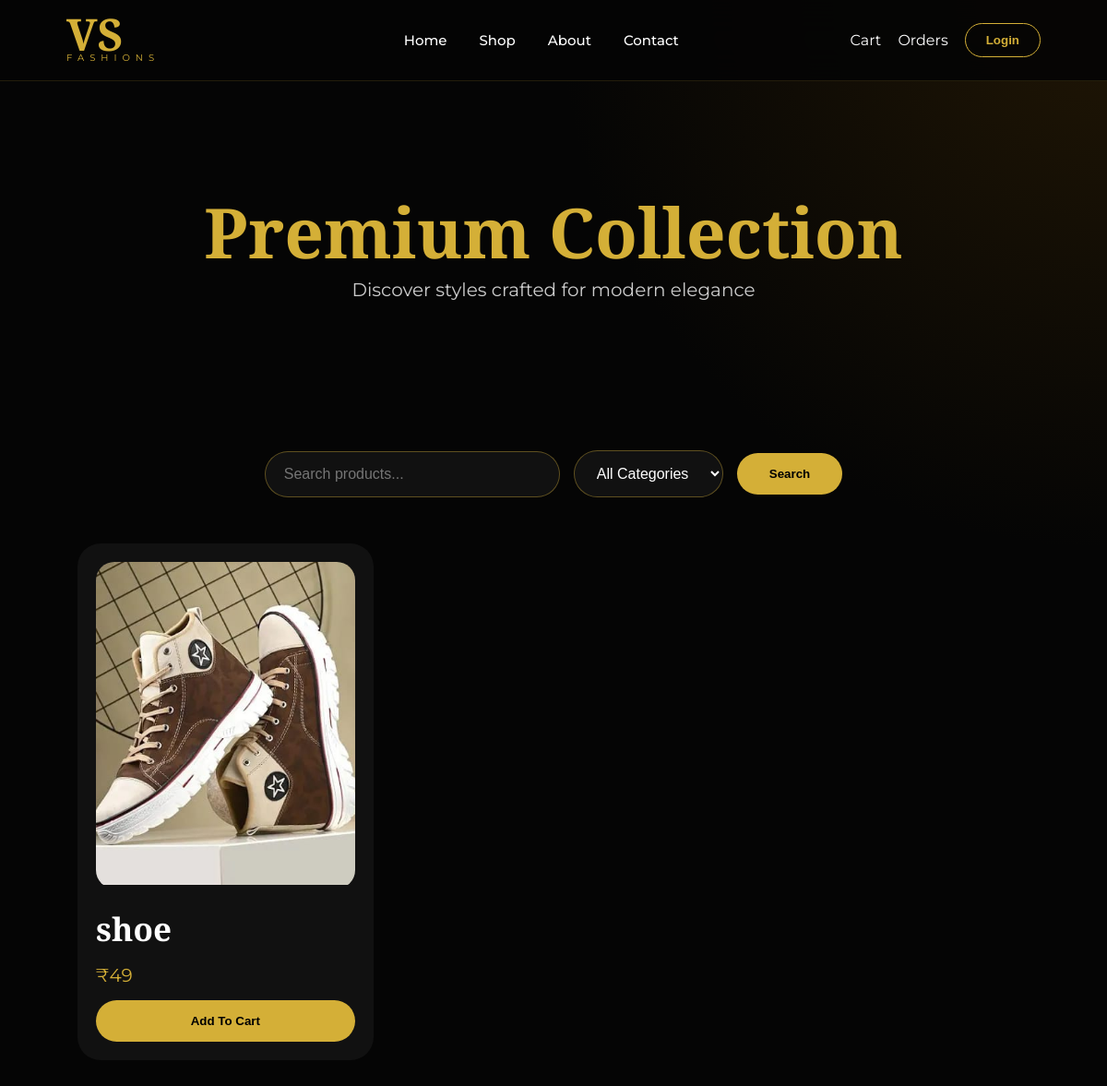
The app's page /shop/ with its own data.
### Vs/models.py (models this page shows, shortened)
class Product(models.Model):
    CATEGORY_CHOICES = (
        ('Men', 'Men'),
        ('Women', 'Women'),
        ('New Arrivals', 'New Arrivals'),
    )
    name = models.CharField(max_length=200)
    price = models.IntegerField()
    image = models.ImageField(upload_to='products/')
    description = models.TextField()
    category = models.CharField(
        max_length=50,
        choices=CATEGORY_CHOICES,
        default='Men'
    )

### Vs/views.py (the view)
# urls.py: path('shop/', views.shop, name='shop'),
def shop(request):
    products = Product.objects.all()
    search = request.GET.get('search')
    category = request.GET.get('category')
    if search:
        products = products.filter(
            name__icontains=search
        )
    if category and category != "All":
        products = products.filter(
            category=category
        )
    return render(request, 'shop.html', {
        'products': products
    })

### Vs/templates/shop.html (shortened to what this page needs)
{% extends 'base.html' %}
{% load static %}
{% block extra_css %}
<link rel="stylesheet" href="{% static 'css/shop.css' %}">
{% endblock %}{% block content %}
<section class="shop-hero"><h1>Premium Collection</h1>
<p>Discover styles crafted for modern elegance</p>
</section><section class="shop-area"><form method="GET" class="search-form">
    <input
        type="text"
        name="search"
        placeholder="Search products..."
        value="{{ request.GET.search }}"
    >
    <select name="category">
        <option value="All">All Categories</option>
    </select>
    <button type="submit">
        Search
    </button>
</form>
<div class="products">
    {% for product in products %}
    <div class="card">
        <a href="{% url 'product' product.id %}">
            <div class="image-box">
                {% if product.image %}
                    <img src="{{ product.image.url }}" alt="{{ product.name }}">
                {% else %}
                    <img src="https://via.placeholder.com/300x400">
                {% endif %}
            </div>
        </a>
        <h2>{{ product.name }}</h2>
        <p>₹{{ product.price }}</p>
        <a href="{% url 'add_to_cart' product.id %}">
            <button>Add To Cart</button>
        </a>
    </div>
    {% empty %}
    <h2>No products found.</h2>
    {% endfor %}
</div>
</section>{% endblock %}

### Vs/static/css/base.css (style rules this page uses)
* { margin:0; padding:0; box-sizing:border-box; }
body { background: radial-gradient(circle at top right,#201605,transparent 35%), #050505; color:white; font-family:'Montserrat',sans-serif; min-height:100vh; }

### Vs/static/css/shop.css (style rules this page uses)
.shop-hero { height:350px; display:flex; justify-content:center; align-items:center; flex-direction:column; text-align:center; }
.shop-hero h1 { font-family:'Cormorant Garamond',serif; font-size:75px; color:#d4af37; }
.shop-hero p { font-size:20px; color:#ccc; }
.shop-area { padding:50px 7%; }
.search-form { display:flex; justify-content:center; align-items:center; gap:15px; margin-bottom:50px; flex-wrap:wrap; }
.search-form input { width:320px; padding:15px 20px; border-radius:35px; border:1px solid rgba(212,175,55,.4); background:#111; color:white; font-size:16px; outline:none; }
.search-form select { padding:15px 20px; border-radius:35px; border:1px solid rgba(212,175,55,.4); background:#111; color:white; font-size:16px; outline:none; }
.search-form button { padding:15px 35px; border:none; border-radius:35px; background:#d4af37; color:black; font-weight:700; cursor:pointer; transition:.3s; }
.products { display:grid; grid-template-columns:repeat(3,1fr); gap:35px; }
.card { background:#111; padding:20px; border-radius:25px; transition:.5s; text-decoration:none; color:white; display:block; }
.image-box { overflow:hidden; border-radius:20px; }
.image-box img { width:100%; height:350px; object-fit:cover; transition:.6s; }
.card h2 { font-family:'Cormorant Garamond',serif; font-size:35px; margin-top:20px; }
.card p { color:#d4af37; font-size:20px; margin:15px 0; }
.card button { width:100%; padding:15px; border-radius:30px; border:none; background:#d4af37; color:black; font-weight:bold; cursor:pointer; }

### records on screen
Product: image (picture), name "shoe", price "49"
